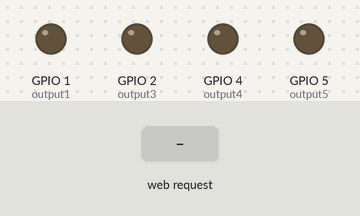
Simulated run of this sketch. Board: ESP8266 (NodeMCU). Shown: output pins drawn as LEDs (lit = HIGH). The inputs (shaded band) are chosen by the test bench. WiFi joins after 1.5 s; servers stay silent unless stated; what the sketch prints to the serial monitor is not drawn.

Above: at 2.7 s.
2.8 s: HTTP request GET /5/on received
At 3.9 s:
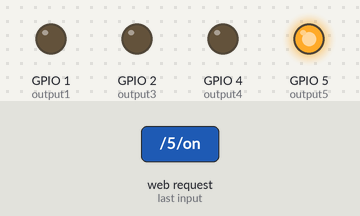
4.3 s: HTTP request GET /4/on received
At 5.1 s:
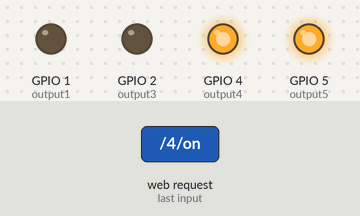
5.8 s: HTTP request GET /5/off received
At 6.2 s:
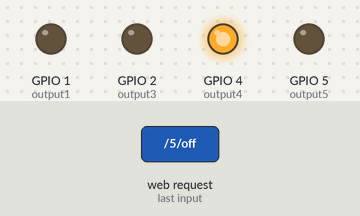
7.3 s: HTTP request GET /3/on received
At 8.5 s:
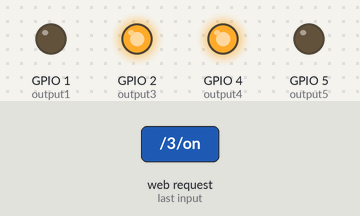
8.8 s: HTTP request GET /4/off received
At 9.7 s:
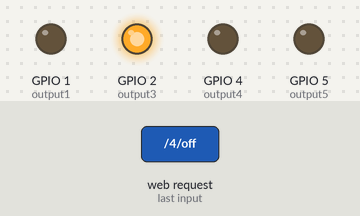
10.3 s: HTTP request GET /1/on received
At 10.8 s:
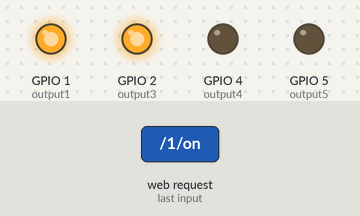
Timing chart, 0 to 12.8 s (numbered marks = the images above; inputs shaded):
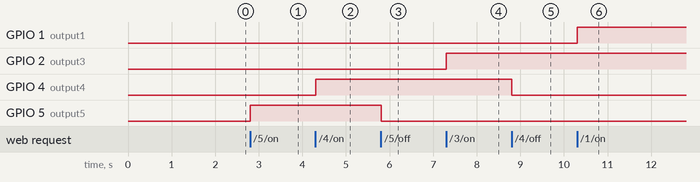

The sketch:

Nodemcu_Robo_server.ino
```cpp
#include <ESP8266WiFi.h>

// Replace with your network credentials
const char* ssid     = "iPhone";
const char* password = "0987654311";

// Set web server port number to 80
WiFiServer server(80);

// Variable to store the HTTP request
String header;

// Auxiliar variables to store the current output state
String output5State = "off";
String output4State = "off";
String output3State = "off";
String output2State = "off";
String output1State = "off";

// Assign output variables to GPIO pins
const int output5 = 5;
const int output4 = 4;
const int output3 = LED_BUILTIN;
const int output2 = 2;
const int output1 = 1;

// Current time
unsigned long currentTime = millis();
// Previous time
unsigned long previousTime = 0;
// Define timeout time in milliseconds (example: 2000ms = 2s)
const long timeoutTime = 2000;

void setup() {
  Serial.begin(115200);
  Serial.println("Setting Up");
  // Initialize the output variables as outputs
  pinMode(output5, OUTPUT);
  pinMode(output4, OUTPUT);
  pinMode(output3, OUTPUT);
  pinMode(output2, OUTPUT);
  pinMode(output1, OUTPUT);
  // Set outputs to LOW
  digitalWrite(output5, LOW);
  digitalWrite(output4, LOW);
  digitalWrite(output3, LOW);
  digitalWrite(output2, LOW);
  digitalWrite(output1, LOW);

  // Connect to Wi-Fi network with SSID and password
  Serial.print("Connecting to ....");
  Serial.println(ssid);
  WiFi.begin(ssid, password);
  while (WiFi.status() != WL_CONNECTED) {
    delay(500);
    Serial.print(".");
  }
  // Print local IP address and start web server
  Serial.println("");
  Serial.println("WiFi connected.");
  Serial.println("IP address: ");
  Serial.println(WiFi.localIP());
  server.begin();
}

void loop(){
  WiFiClient client = server.available();   // Listen for incoming clients
  if (client) {                             // If a new client connects,
    Serial.println(WiFi.localIP());
    Serial.println("New Client.");          // print a message out in the serial port
    String currentLine = "";                // make a String to hold incoming data from the client
    currentTime = millis();
    previousTime = currentTime;
    while (client.connected() && currentTime - previousTime <= timeoutTime) { // loop while the client's connected
      currentTime = millis();
      if (client.available()) {             // if there's bytes to read from the client,
        char c = client.read();             // read a byte, then
        Serial.write(c);                    // print it out the serial monitor
        header += c;
        if (c == '\n') {                    // if the byte is a newline character
          // if the current line is blank, you got two newline characters in a row.
          // that's the end of the client HTTP request, so send a response:
          if (currentLine.length() == 0) {
            // HTTP headers always start with a response code (e.g. HTTP/1.1 200 OK)
            // and a content-type so the client knows what's coming, then a blank line:
            client.println("HTTP/1.1 200 OK");
            client.println("Content-type:text/html");
            client.println("Connection: close");
            client.println();

            // turns the GPIOs on and off
            if (header.indexOf("GET /5/on") >= 0) {
              Serial.println("GPIO 5 on");
              output5State = "on";
              digitalWrite(output5, HIGH);
            } else if (header.indexOf("GET /5/off") >= 0) {
              Serial.println("GPIO 5 off");
              output5State = "off";
              digitalWrite(output5, LOW);
            } else if (header.indexOf("GET /4/on") >= 0) {
              Serial.println("GPIO 4 on");
              output4State = "on";
              digitalWrite(output4, HIGH);
            } else if(header.indexOf("GET /4/off") >= 0) {
              Serial.println("GPIO 4 off");
              output4State = "off";
              digitalWrite(output4, LOW);
            }else if (header.indexOf("GET /3/on") >= 0) {
              Serial.println("GPIO 3 on");
              output3State = "on";
              digitalWrite(output3, HIGH);
            } else if (header.indexOf("GET /3/off") >= 0) {
              Serial.println("GPIO 3 off");
              output3State = "off";
              digitalWrite(output3, LOW);
            }else if (header.indexOf("GET /2/on") >= 0) {
              Serial.println("GPIO 2 on");
              output2State = "on";
              digitalWrite(output2, HIGH);
            } else if (header.indexOf("GET /2/off") >= 0) {
              Serial.println("GPIO 2 off");
              output2State = "off";
              digitalWrite(output2, LOW);
            }else if (header.indexOf("GET /1/on") >= 0) {
              Serial.println("GPIO 1 on");
              output1State = "on";
              digitalWrite(output1, HIGH);
            } else if (header.indexOf("GET /1/off") >= 0) {
              Serial.println("GPIO 1 off");
              output1State = "off";
              digitalWrite(output1, LOW);
            }

            // Display the HTML web page
            client.println("<!DOCTYPE html><html>");
            client.println("<head><meta name=\"viewport\" content=\"width=device-width, initial-scale=1\">");
            client.println("<link rel=\"icon\" href=\"data:,\">");
            // CSS to style the on/off buttons
            // Feel free to change the background-color and font-size attributes to fit your preferences
            client.println("<style>html { font-family: Helvetica; display: inline-block; margin: 0px auto; text-align: center;}");
            client.println(".button { background-color: #195B6A; border: none; color: white; padding: 16px 40px;");
            client.println("text-decoration: none; font-size: 30px; margin: 2px; cursor: pointer;}");
            client.println(".button2 {background-color: #77878A;}</style></head>");

            // Web Page Heading
            client.println("<body><h1>Robot Net Control</h1>");

            // Display current state, and ON/OFF buttons for GPIO 5
            client.println("<p>GPIO 5 - State " + output5State + "</p>");
            // If the output5State is off, it displays the ON button
            if (output5State=="off") {
              client.println("<p><a href=\"/5/on\"><button class=\"button\">ON</button></a></p>");
            } else {
              client.println("<p><a href=\"/5/off\"><button class=\"button button2\">OFF</button></a></p>");
            }

            // Display current state, and ON/OFF buttons for GPIO 4
            client.println("<p>GPIO 4 - State " + output4State + "</p>");
            // If the output4State is off, it displays the ON button
            if (output4State=="off") {
              client.println("<p><a href=\"/4/on\"><button class=\"button\">ON</button></a></p>");
            } else {
              client.println("<p><a href=\"/4/off\"><button class=\"button button2\">OFF</button></a></p>");
            }

            client.println("<p>GPIO 3 - State " + output3State + "</p>");
            // If the output1State is off, it displays the ON button
            if (output3State=="off") {
              client.println("<p><a href=\"/3/on\"><button class=\"button\">ON</button></a></p>");
            } else {
              client.println("<p><a href=\"/3/off\"><button class=\"button button2\">OFF</button></a></p>");
            }

            client.println("<p>GPIO 2 - State " + output2State + "</p>");
            // If the output1State is off, it displays the ON button
            if (output2State=="off") {
              client.println("<p><a href=\"/2/on\"><button class=\"button\">ON</button></a></p>");
            } else {
              client.println("<p><a href=\"/2/off\"><button class=\"button button2\">OFF</button></a></p>");
            }

            client.println("<p>GPIO 1 - State " + output1State + "</p>");
            // If the output1State is off, it displays the ON button
            if (output1State=="off") {
              client.println("<p><a href=\"/1/on\"><button class=\"button\">ON</button></a></p>");
            } else {
              client.println("<p><a href=\"/1/off\"><button class=\"button button2\">OFF</button></a></p>");
            }

            client.println("</body></html>");

            // The HTTP response ends with another blank line
            client.println();
            // Break out of the while loop
            break;
          } else { // if you got a newline, then clear currentLine
            currentLine = "";
          }
        } else if (c != '\r') {  // if you got anything else but a carriage return character,
          currentLine += c;      // add it to the end of the currentLine
        }
      }
    }
    // Clear the header variable
    header = "";
    // Close the connection
    client.stop();
    Serial.println("Client disconnected.");
    Serial.println("");
  }
}
```

Measured:
- after the input at 2.8 s, GPIO 5 (output5): LOW → HIGH at once
- after the input at 4.3 s, GPIO 4 (output4): LOW → HIGH at once
- after the input at 5.8 s, GPIO 5 (output5): HIGH → LOW at once
- after the input at 7.3 s, GPIO 2 (output3): LOW → HIGH at once
- after the input at 8.8 s, GPIO 4 (output4): HIGH → LOW at once
- after the input at 10.3 s, GPIO 1 (output1): LOW → HIGH at once
